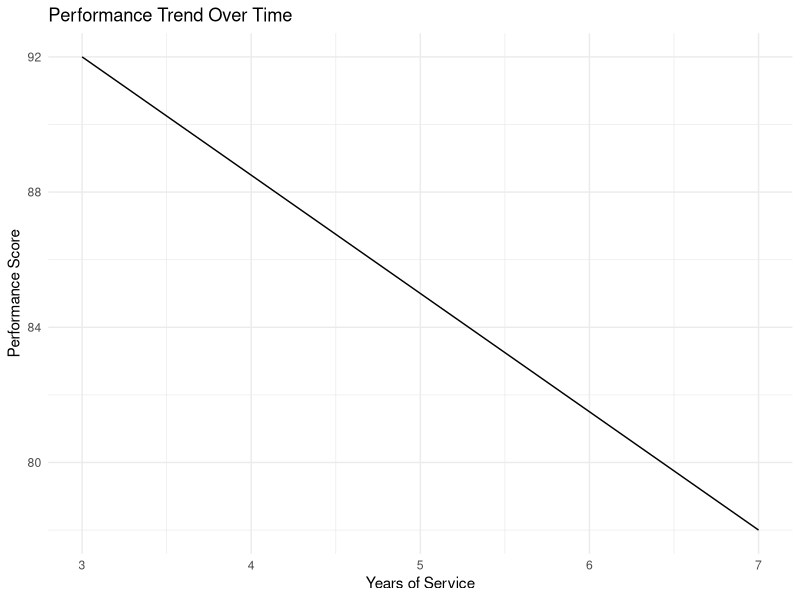
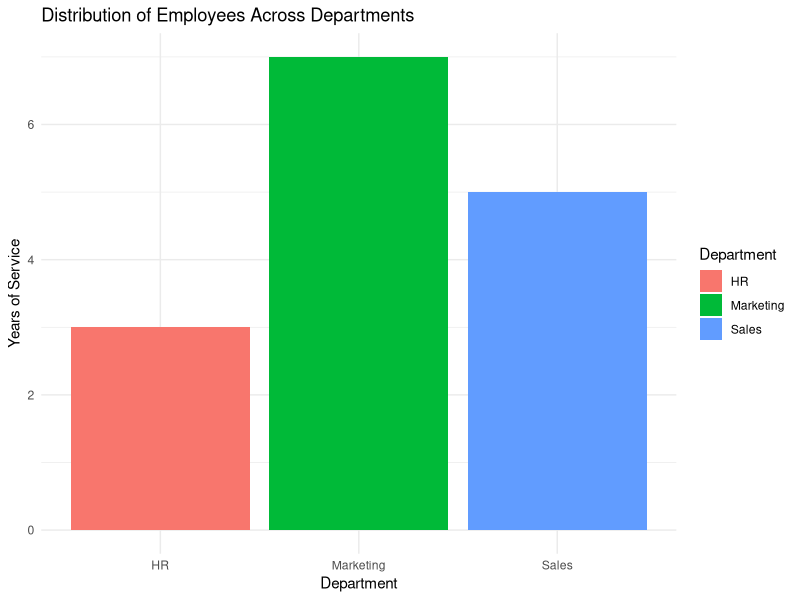

The R script that drew these images, in order: (Note: this script raises an error after producing the figures.)
# Install and load required libraries
install.packages("ggplot2")
library(ggplot2)

# Sample data
employee_data <- data.frame(
  Employee_ID = c(1, 2, 3),
  Department = c("Sales", "HR", "Marketing"),
  Years_of_Service = c(5, 3, 7),
  Performance_Score = c(85, 92, 78)
)

# Line chart for performance trend over time
performance_line_chart <- ggplot(employee_data, aes(x = Years_of_Service, y = Performance_Score, group = 1)) +
  geom_line() +
  labs(title = "Performance Trend Over Time",
       x = "Years of Service",
       y = "Performance Score") +
  theme_minimal()

# Display the chart
print(performance_line_chart)

# Bar chart for the distribution of employees across departments
department_bar_chart <- ggplot(employee_data, aes(x = Department, y = Years_of_Service, fill = Department)) +
  geom_bar(stat = "identity") +
  labs(title = "Distribution of Employees Across Departments",
       x = "Department",
       y = "Years of Service",
       fill = "Department") +
  theme_minimal()

# Display the chart
print(department_bar_chart)

# Table for performance data
performance_table <- employee_data %>%
  select(Employee_ID, Department, Years_of_Service, Performance_Score) %>%
  rename("Employee ID" = Employee_ID,
         "Years of Service" = Years_of_Service,
         "Performance Score" = Performance_Score)

# Print the table
print(performance_table)

